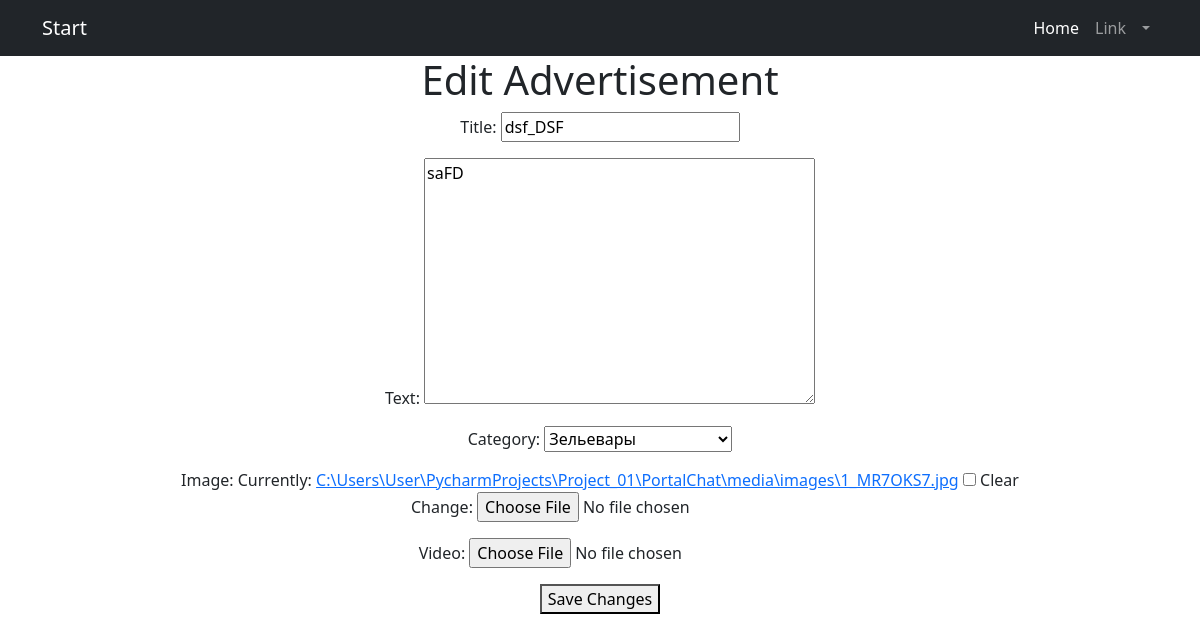
Before: /accounts/advertisement/update/2/ (signed in) with the older database file.
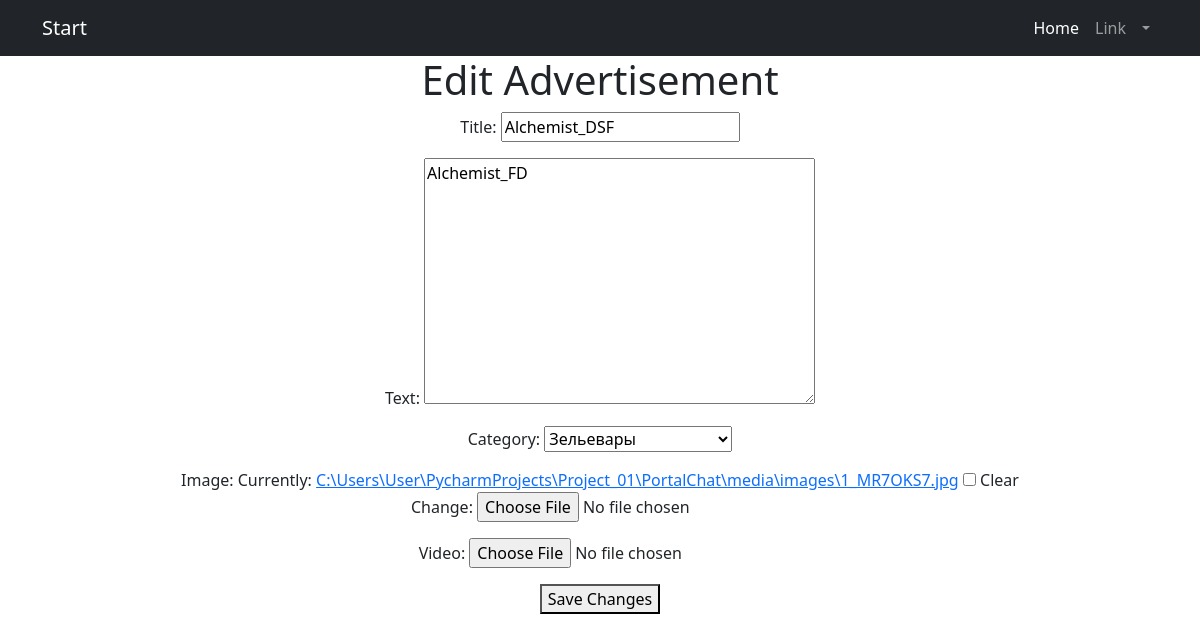
After: the same page with the newer database file.
### chat/models.py (models this page shows, shortened)
class Advertisement(models.Model):
    user = models.ForeignKey(settings.AUTH_USER_MODEL, on_delete=models.CASCADE)
    title = models.CharField(max_length=100)
    text = models.TextField()
    image = models.ImageField(upload_to='images/', blank=True, null=True)
    video = models.FileField(upload_to='videos/', blank=True, null=True)
    content = RichTextField()
    category_choices = [
        ('Tanks', 'Танки'),
        ('Healers', 'Хилы'),
        ('DPS', 'ДД'),
        ('Traders', 'Торговцы'),
        ('Guild Masters', 'Гилдмастеры'),
        ('Quest Givers', 'Квестгиверы'),
        ('Blacksmiths', 'Кузнецы'),
        ('Leatherworkers', 'Кожевники'),
        ('Alchemists', 'Зельевары'),
        ('Spellcasters', 'Мастера заклинаний'),
    ]
    category = models.CharField(max_length=20, choices=category_choices)

### chat/views.py (the view, shortened to what this page needs)
# urls.py: path('advertisement/update/<int:pk>/', AdvertisementUpdateView.as_view(), name='advertisement_update'),
class AdvertisementUpdateView(LoginRequiredMixin, UpdateView):
    model = Advertisement
    fields = ['title', 'text', 'category', 'image', 'video']
    template_name = 'advertisement_update.html'
    def dispatch(self, request, *args, **kwargs):
        obj = self.get_object()
        if obj.user != self.request.user:
            raise PermissionDenied
        return super().dispatch(request, *args, **kwargs)
    success_url = reverse_lazy('home')

### chat/templates/advertisement_update.html (shortened to what this page needs)
{% extends 'default.html' %}
{% block content %}
<html>
<head>
</head>
<body>
    <h1>Edit Advertisement</h1>
    <form method="post">
        {{ form.as_p }}
        <button type="submit">Save Changes</button>
    </form>
</body>
</html>
{% endblock %}

Changed rows visible on the page:
changed Advertisement "Зельевары": title "dsf_DSF" → "Alchemist_DSF"; text "saFD" → "Alchemist_FD"
